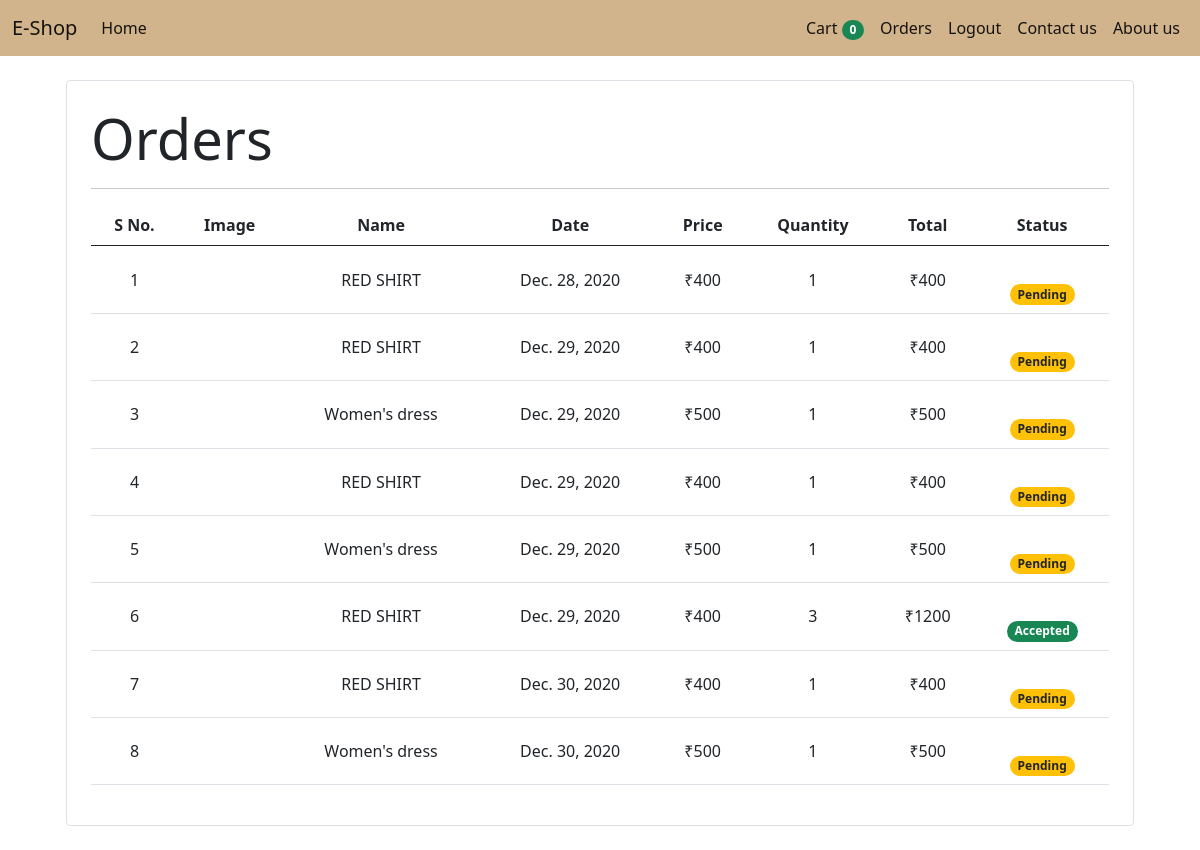
/orders (signed in), run on the app's committed database.
### shop/models.py (models this page shows, shortened)
class Order(models.Model):
    product = models.ForeignKey(Product,on_delete= models.CASCADE)
    customer = models.ForeignKey(Customer,on_delete= models.CASCADE)
    quantity = models.IntegerField(default=1)
    address = models.CharField(max_length=100)
    phone = models.CharField(max_length=15)
    date = models.DateField(default=datetime.datetime.today)
    status = models.BooleanField(default=False)
    def get_by_custoId(c_id):
        return Order.objects.filter(customer=c_id)

class Product(models.Model):
    name = models.CharField(max_length=50)
    price = models.IntegerField(default =0)
    description = models.CharField(max_length=50,default = ' ')
    image = models.ImageField(upload_to='products/')
    category = models.ForeignKey(md.Category,on_delete=models.CASCADE)

### shop/auth.py (the view)
    def middleware(request):
        if not request.session.get('customer'):
            return redirect('login')
        response = get_response(request)
        return response

### shop/auth.py (called while the page is built)
def auth_middleware(get_response):
    def middleware(request):
        if not request.session.get('customer'):
            return redirect('login')
        response = get_response(request)
        return response
    return middleware

### shop/templatetags/cart.py (called while the page is built)
@register.filter(name='multiply')
def multiply(n1,n2):
    return n1*n2

### shop/views.py (called while the page is built)
def orders(request):
    customer = request.session.get('customer')
    order = models.Order.get_by_custoId(customer)
    return render(request,'orders.html',{'orders':order})

### shop/templates/orders.html (shortened to what this page needs)
{% extends 'base.html' %}
{% block body %}
{% load cart %}
<div class="container">
    <div class="border rounded p-4 m-4">
        <p class="display-4 pl-4 ml-4">Orders</p>
    <hr>
<table class="table" style="text-align: center;">
    <thead>
        <tr>
            <th>S No.</th>
            <th>Image</th>
            <th>Name</th>
            <th>Date</th>
            <th>Price</th>
            <th>Quantity</th>
            <th>Total</th>
            <th>Status</th>
        </tr>
    </thead>
    <tbody>
        {% for order in orders %}
        <tr>
            <td style="vertical-align: middle;">{{forloop.counter}} </td>
            <td><img class="rounded-circle" style="height: 80px;" src="{{order.product.image.url}}" alt=""> </td>
            <td style="vertical-align: middle;">{{order.product.name}}</td>
            <td style="vertical-align: middle;">{{order.date}}</td>
            <td style="vertical-align: middle;">₹{{order.product.price}}</td>
            <td style="vertical-align: middle;">{{order.quantity}}</td>
            <td style="vertical-align: middle;">₹{{order.quantity|multiply:order.product.price}}</td>
            {% if order.status %}
            <td><div class="badge rounded-pill bg-success" style="margin-top: 30px;" >Accepted </div></td>
            {% else %}
            <td><div class="badge rounded-pill bg-warning text-dark" style="margin-top: 30px;" >Pending </div></td>
            {% endif %}
        </tr>
        {% endfor %}
    </tbody>
</table>
</div>
</div>
{% endblock body %}

### shop/templates/base.html (shortened to what this page needs)
<!doctype html>
<html lang="en">
  <head>
    <link rel="stylesheet" href="https://cdnjs.cloudflare.com/ajax/libs/font-awesome/4.7.0/css/font-awesome.min.css">
    <link href="https://cdn.jsdelivr.net/npm/bootstrap@5.0.0-beta1/dist/css/bootstrap.min.css" rel="stylesheet">
  </head>
  <body>
    <nav class="navbar navbar-expand-lg navbar-light" style="background-color:tan">
      <div class="container-fluid">
        <a class="navbar-brand">E-Shop</a>
        <div class="collapse navbar-collapse" id="navbarSupportedContent">
          <ul class="navbar-nav me-auto">
            <li class="nav-item">
              <a class="nav-link active" aria-current="page" href="/">Home</a>
            </li>
          </ul>
          <ul class="navbar-nav me-0">
          {% if not request.session.customer %}
            <li class="nav-item">
              <a class="nav-link active" aria-current="page" href="login">Login</a>
            </li>
            <li class="nav-item">
              <a class="nav-link active" aria-current="page" href="signup">Signup</a>
            </li>
            {% else %}
            <li class="nav-item">
              <a class="nav-link active" aria-current="page" href="cart">Cart
              <span class="badge rounded-pill bg-success">{{request.session.cart|length}}</span></a>
            </li>
            <li class="nav-item">
              <a class="nav-link active" aria-current="page" href="orders">Orders</a>
            </li>
            <li class="nav-item">
              <a class="nav-link active" aria-current="page" href="logout">Logout</a>
            </li>
            {% endif %}
            <li class="nav-item">
              <a class="nav-link active" aria-current="page" href="contact">Contact us</a>
            </li>
            <li class="nav-item">
              <a class="nav-link active" aria-current="page" href="about">About us</a>
            </li>
          </ul>
        </div>
      </div>
    </nav>
    {% block body %}
    {% endblock body %}
  </body>
</html>

### data on the page
Order: product.name "RED SHIRT", date "Dec. 28, 2020", product.price "400", quantity "1", quantity|multiply "400", status "Pending"
Order: product.name "RED SHIRT", date "Dec. 29, 2020", product.price "400", quantity "1", quantity|multiply "400", status "Pending"
Order: product.name "Women's dress", date "Dec. 29, 2020", product.price "500", quantity "1", quantity|multiply "500", status "Pending"
Order: product.name "RED SHIRT", date "Dec. 29, 2020", product.price "400", quantity "1", quantity|multiply "400", status "Pending"
Order: product.name "Women's dress", date "Dec. 29, 2020", product.price "500", quantity "1", quantity|multiply "500", status "Pending"
Order: product.name "RED SHIRT", date "Dec. 29, 2020", product.price "400", quantity "3", quantity|multiply "1200", status "Accepted"
Order: product.name "RED SHIRT", date "Dec. 30, 2020", product.price "400", quantity "1", quantity|multiply "400", status "Pending"
Order: product.name "Women's dress", date "Dec. 30, 2020", product.price "500", quantity "1", quantity|multiply "500", status "Pending"

### other printed values
{{ request.session.cart|length }} "0"
